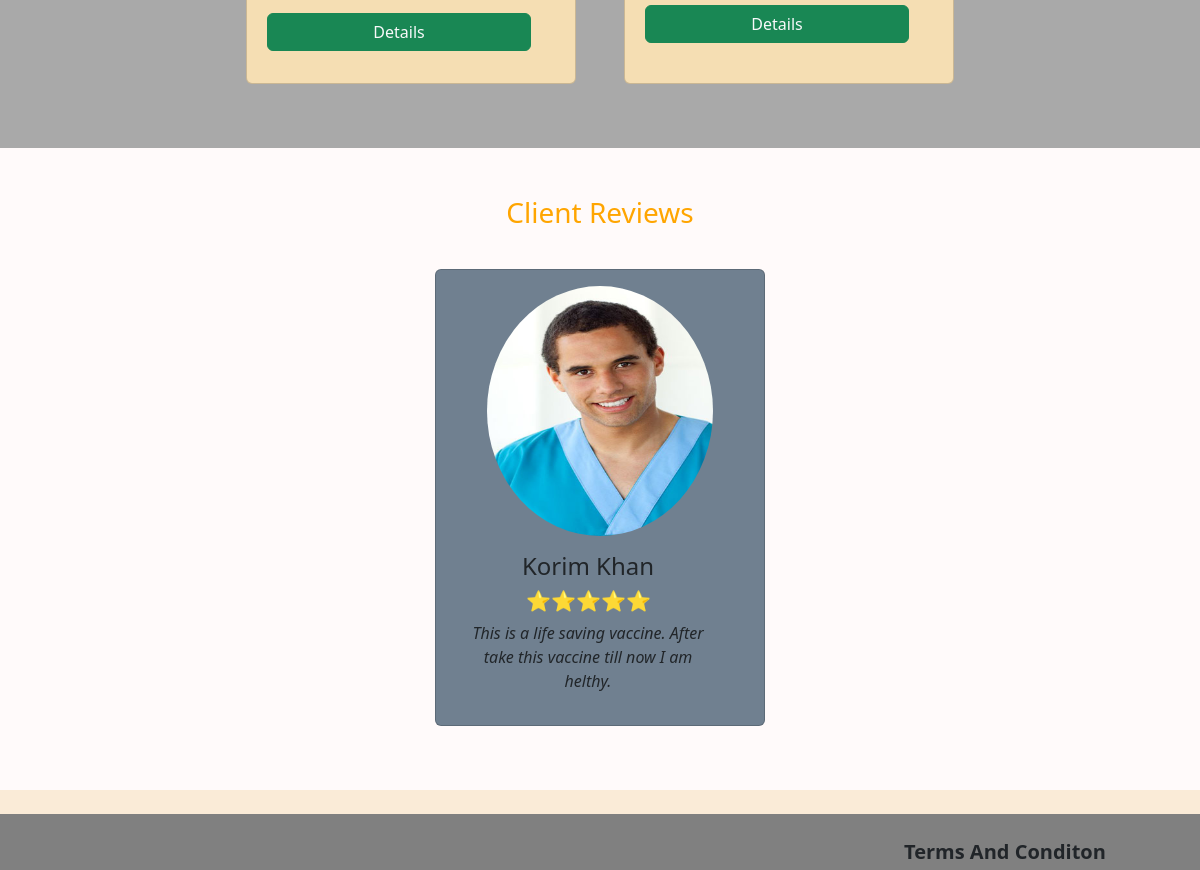
Before: / (middle part) with the older database file.
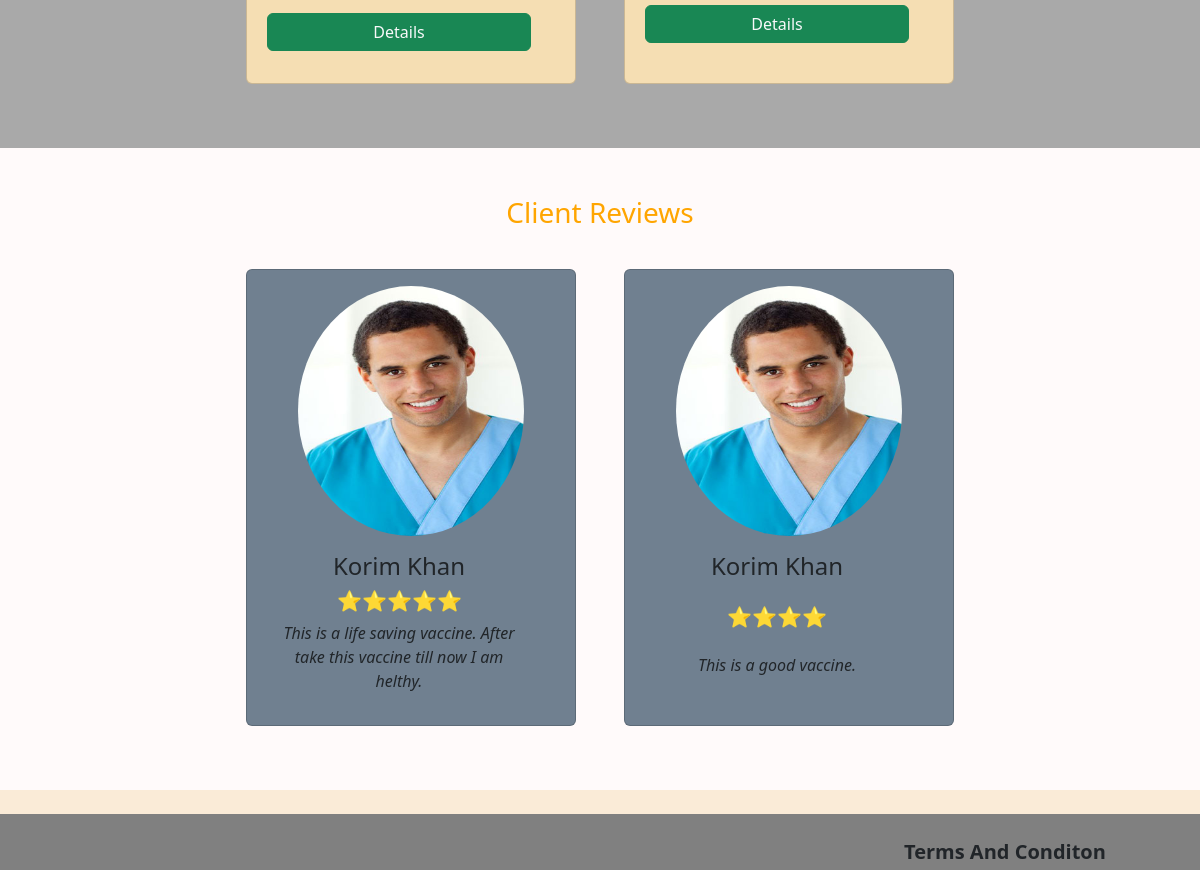
After: the same page with the newer database file.
### vaccine/models.py (models this page shows, shortened)
class Vaccine(models.Model):
    name = models.CharField(max_length = 40)
    doctor = models.ForeignKey(Account, on_delete = models.CASCADE, null = True, blank = True, related_name = "vaccines") # a doctor can add multiple vaccine
    total_dose = models.IntegerField(null = True, blank = True)
    dose = models.IntegerField()
    price = models.IntegerField()
    is_complete_dose = models.BooleanField(default = False)
    next_dose = models.DateField(null = True, blank = True) # we can track dose to check if is complete or not
    description = models.TextField(max_length = 600)
    image = models.ImageField(upload_to= 'vaccine/upload/images/')

class Review(models.Model):
    star = models.CharField(max_length = 10, choices = star)
    review = models.TextField()
    reviewer = models.ForeignKey(Vaccine_Recipient, null = True, blank = True, related_name = "review", on_delete = models.CASCADE) #a receiver can give multiple review
    vaccine = models.ForeignKey(Vaccine, on_delete = models.CASCADE, null = True, blank = True) # a vaccine may have multiple review

class Vaccine_Recipient(models.Model):
    account = models.ForeignKey(Account, on_delete = models.CASCADE, null = True, blank = True, related_name = 'recipient')
    vaccine = models.ForeignKey(Vaccine,on_delete = models.CASCADE, related_name = 'receiver', null = True, blank = True) # an receiver an take multiple vaccine
    schedule = models.OneToOneField(Schedule,  on_delete = models.CASCADE, related_name = "recipients")
    hasReviewed = models.BooleanField(default = False) # that will be track if an user are already reviewed or not for a specific vaccine or not

### account/models.py (models this page shows, shortened)
class Account(models.Model):
    user = models.OneToOneField(User, related_name = 'account', on_delete = models.CASCADE)
    profile_pic = models.ImageField(upload_to="account/upload/images/")
    nid = models.CharField(max_length = 17, unique = True)
    is_doctor = models.BooleanField(default = False)
    is_patient = models.BooleanField(default = False)

### core/views.py (the view)
# urls.py: path("", home, name = 'homepage')
def home(request):
    vaccines = Vaccine.objects.all()
    reviews = Review.objects.all()
    return render(request, "home.html", {'vaccines': vaccines, "reviews": reviews})

### core/templates/home.html (shortened to what this page needs)
{% extends "base.html" %}
{% load static %}
{% block content %}
    <div class = 'doctor-added-vaccine-part d-flex row wrap gap-3 p-5 justify-content-center' style = 'background-color: darkgrey;'>
    {% for vaccine in vaccines %}
    <div id="card-{{vaccine.id}}" onmouseover="changeCardSize(this)" onmouseout="resetCardSize(this)" class="card justify-content-center d-flex row p-3 m-3 justify-content-center" style = 'background-color: Wheat; width: 330px;'>
        <div class="card-body col-12 row d-flex">
          <a class = 'btn btn-success text-light m-auto' href="{% url "vacDetails" vaccine.id %}">Details</a>
        </div>
      </div>
    {% endfor %}
</div>
<div class = 'patient-taken-vaccine-part d-flex row wrap gap-3 p-5 justify-content-center' style = 'background-color: Snow;'>
    <h3 style = 'color: orange;' class = ' col-12 text-center'>Client Reviews</h3>
    {% for review in reviews %}
    <div id="card-{{review.id}}" onmouseover="changeCardSize(this)" onmouseout="resetCardSize(this)" class="card justify-content-center d-flex row p-3 m-3 justify-content-center" style = 'background-color: SlateGrey; width: 330px;'>
        <img class="card-img-top col-12 m-auto" style = 'width: 250px; height: 250px; border-radius: 125px;' src="{{review.reviewer.account.profile_pic.url}}" alt="Card image cap">
        <div class="card-body col-12 row d-flex">
          <h4 class="card-title text-center col-12">{{review.reviewer.account.user.first_name}} {{review.reviewer.account.user.last_name}}</h4>
          <h5 class = 'text-center col-12'>{{review.star}}</h5>
          <i class = 'block text-center col-12'>{{review.review}}</i>
        </div>
      </div>
    {% endfor %}
</div>
{% endblock content %}

Changed rows visible on the page:
added Review: reviewer.account.profile_pic (picture), reviewer.account.user.first_name "Korim", reviewer.account.user.last_name "Khan", star "⭐⭐⭐⭐", review "This is a good vaccine."
